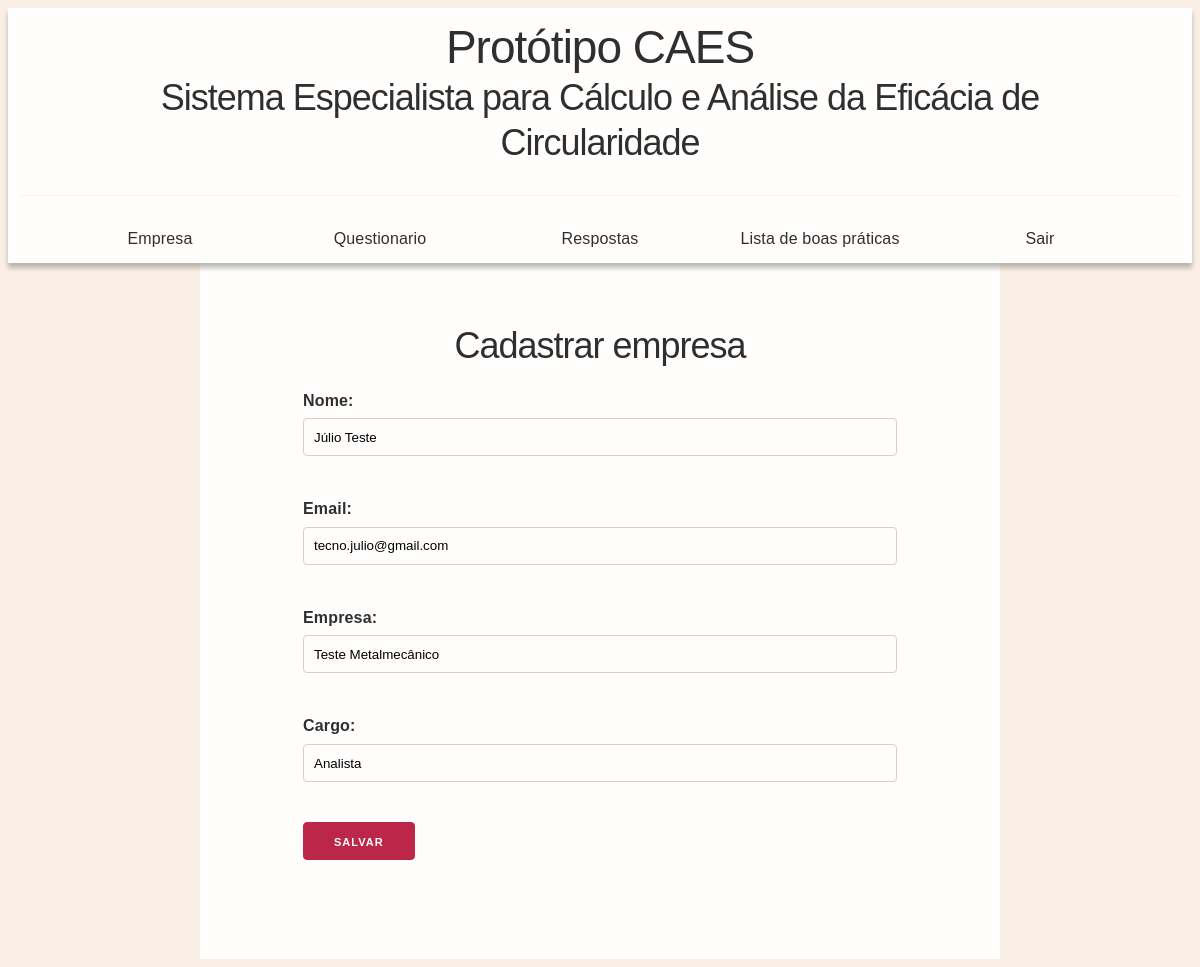
/nova_empresa (signed in), run on the app's committed database.
### wb/models.py (models this page shows)
class Empresa(models.Model):
    nome = models.CharField(max_length=200)
    email = models.EmailField(max_length=254)
    empresa = models.CharField(max_length=200)
    cargo = models.CharField(max_length=200)
    usuario = models.ForeignKey(User, on_delete=models.CASCADE)
    def __str__(self):
        return 'Empresa: ' + str(self.empresa)
    class Meta:
        verbose_name = 'Empresa'
        verbose_name_plural = 'Empresas'

### wb/views.py (the view)
# urls.py: path('nova_empresa', views.nova_empresa, name='nova_empresa'),
def nova_empresa(request):
	empresa = Empresa.objects.filter(usuario=request.user).last()
	if request.method == "POST":
		if empresa:
			form = EmpresaForm(request.POST, instance=empresa)
		else:
			form = EmpresaForm(request.POST)
		if form.is_valid():
			obj = form.save(commit=False)
			obj.usuario = request.user
			obj.save()
			messages.success(request, "Empresa salva com sucesso.")
			return redirect('questionario')
	else:
		if empresa:
			form = EmpresaForm(instance=empresa)
		else:
			form = EmpresaForm()
		print(empresa) # comentário
		return render(request, 'wb/nova_empresa.html', {'form': form,'empresa':empresa})

### wb/forms.py
class EmpresaForm(forms.ModelForm):
    class Meta:
        model = Empresa
        fields = ('nome', 'email','empresa','cargo')

### wb/templates/wb/nova_empresa.html
{% extends 'wb/index.html' %}
{% block content %}
  <div id='Certeza'>
    <h2> Cadastrar empresa </h2>
    <form method="POST" class="post-form">{% csrf_token %}
      {{ form.as_p }}
      <input class="button-primary" type="submit" value="Salvar">
    </form>
  </div>
{% load static %}
{% endblock %}

### wb/static/wb/css.css (style rules this page uses)
*,*:after,*:before { box-sizing:inherit }
html { box-sizing:border-box;font-size:62.5% }
body { color:#606c76;font-family:'Roboto', 'Helvetica Neue', 'Helvetica', 'Arial', sans-serif;font-size:1.6em;font-weight:300;letter-spacing:.01em;line-height:1.6 }
.button,button,input[type='button'],input[type='reset'],input[type='submit'] { background-color:#bb2649;border:0.1rem solid #bb2649;border-radius:.4rem;color:#fff;cursor:pointer;display:inline-block;font-size:1.1rem;font-weight:700;height:3.8rem;letter-spacing:.1rem;line-height:3.8rem;padding:0 3.0rem;text-align:center;text-decoration:none;text-transform:uppercase;white-space:nowrap }
input[type='email'],input[type='number'],input[type='password'],input[type='search'],input[type='tel'],input[type='text'],input[type='url'],textarea,select { -webkit-appearance:none;-moz-appearance:none;appearance:none;background-color:transparent;border:0.1rem solid #d1d1d1;border-radius:.4rem;box-shadow:none;box-sizing:inherit;height:3.8rem;padding:.6rem 1.0rem;width:100% }
label,legend { display:block;font-size:1.6rem;font-weight:700;margin-bottom:.5rem }
fieldset,input,select,textarea { margin-bottom:1.5rem }
blockquote,dl,figure,form,ol,p,pre,table,ul { margin-bottom:2.5rem }
p { margin-top:0 }
h1,h2,h3,h4,h5,h6 { font-weight:300;letter-spacing:-.1rem;margin-bottom:2.0rem;margin-top:0 }
h2 { font-size:3.6rem;line-height:1.25 }

### data on the page
Empresa: nome "Júlio Teste", email "tecno.julio@gmail.com", empresa "Teste Metalmecânico", cargo "Analista"
